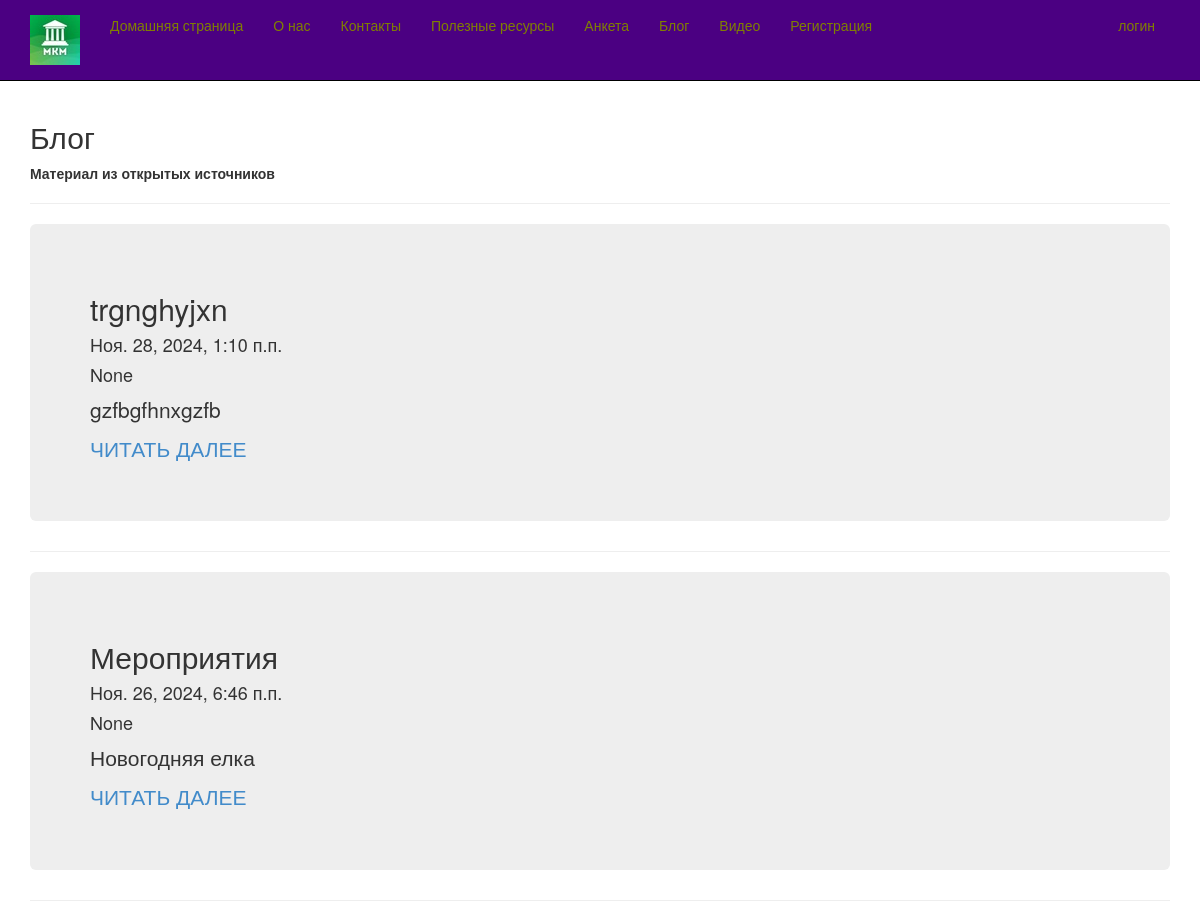
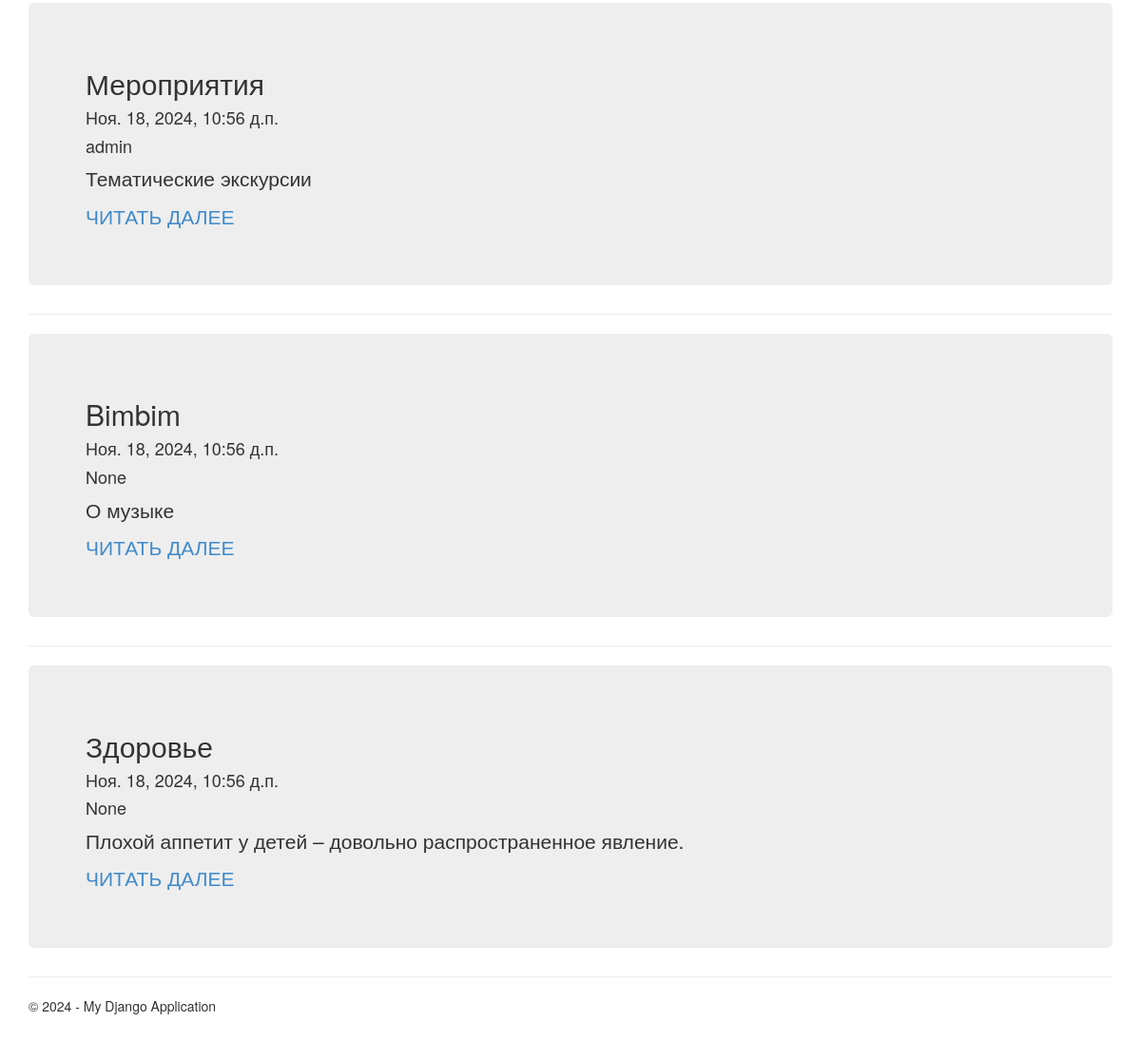
Screenshot of /blog/ with the database file from the repository (2 pictures, top to bottom).
### app/models.py (models this page shows, shortened)
class Blog(models.Model):
    title = models.CharField(max_length = 100, unique_for_date = "posted", verbose_name = "Заголовок")
    author = models.ForeignKey(User, null=True, blank=True, on_delete = models.SET_NULL, verbose_name = "Автор")
    description = models.TextField(verbose_name = "Краткое содержание")
    content = models.TextField(verbose_name = "Полное содержание")
    posted = models.DateTimeField(default = datetime.now(),db_index = True,verbose_name = "Опубликована")
    image = models.FileField(default = 'temp.jpg', verbose_name = 'Путь к картинке')
    class Meta:
        db_table = "Posts"
        ordering = ["-posted"]
        verbose_name = "Статья блога"
        verbose_name_plural = "Статьи блога"

### app/views.py (the view)
# urls.py: path('blog/', views.blog,name='blog'),
def blog(request):
    posts = Blog.objects.all()
    assert isinstance(request,HttpRequest)
    return render(
        request,
        'app/blog.html',
        {
            'title':'Блог',
            'posts':posts,
            'year':datetime.now().year,
            }
        )

### app/templates/app/blog.html
{% extends "app/layout.html" %}
{% block content %}
<h2>{{ title }}</h2>
<b>Материал из открытых источников</b>
<br />
{% for post in posts %}
<hr />
<div class="jumbotron">
    <h2>{{post.title}}</h2>
    <h4>{{post.posted}}</h4>
    <h4>{{post.author}}</h4>
    <p>{{post.description}}</p>
    <p><a href="{% url 'blogpost' parametr=post.id %}">ЧИТАТЬ ДАЛЕЕ</a></p>
</div>
{% endfor %}
{% endblock %}

### app/templates/app/layout.html (shortened to what this page needs)
<!DOCTYPE html>
<html>
<head>
    {% load staticfiles %}
    <link rel="stylesheet" type="text/css" href="{% static 'app/content/bootstrap.css' %}" />
    <link rel="stylesheet" type="text/css" href="{% static 'app/content/site.css' %}" />
</head>
<body>
    <div class="navbar navbar-inverse navbar-fixed-top">
        <div class="container">
            <div class="navbar-header">
               <a href="/" class="navbar-brand"> <img src="{% static 'app/content/logo.jpg' %}" alt="logo" /> </a>
            </div>
            <div class="navbar-collapse collapse">
                <ul class="nav navbar-nav">
                    <li><a href="{% url 'home' %}">Домашняя страница</a></li>
                    <li><a href="{% url 'about' %}">О нас</a></li>
                    <li><a href="{% url 'contact' %}">Контакты</a></li>
                    <li><a href="{% url 'links' %}">Полезные ресурсы</a></li>
                    <li><a href="{% url 'anketa' %}">Анкета</a></li>
                    <li><a href="{% url 'blog' %}">Блог</a></li>
                    <li><a href="{% url 'videopost' %}">Видео</a></li>
                    {% if not user.is_authenticated %}
                    <li><a href="{% url 'registration' %}">Регистрация</a></li>
                    {% endif %}
                </ul>
                {% include 'app/loginpartial.html' %}
            </div>
        </div>
    </div>
    <div class="container body-content">
{% block content %}{% endblock %}
        <hr/>
        <footer>
            <p>&copy; {{ year }} - My Django Application</p>
        </footer>
    </div>
</body>
</html>

### app/templates/app/loginpartial.html
{% if user.is_authenticated %}
<form id="logoutForm" action="/logout/" method="post" class="navbar-right">
    {% csrf_token %}
    <ul class="nav navbar-nav navbar-right">
        <li><span class="navbar-brand">Добро пожаловать, {{ user.username }}!</span></li>
        <li><a href="javascript:document.getElementById('logoutForm').submit()">Выйти с аккунта</a></li>
    </ul>
</form>
{% else %}
<ul class="nav navbar-nav navbar-right">
    <li><a href="{% url 'login' %}">логин</a></li>
</ul>
{% endif %}

### app/static/app/content/site.css (style rules this page uses)
body { padding-top: 100px; padding-bottom: 20px; }
.body-content { padding-left: 15px; padding-right: 15px; }

### rows the page displays
Blog: title "trgnghyjxn", posted "Ноя. 28, 2024, 1:10 п.п.", author "None", description "gzfbgfhnxgzfb"
Blog: title "Мероприятия", posted "Ноя. 26, 2024, 6:46 п.п.", author "None", description "Новогодняя елка"
Blog: title "Мероприятия", posted "Ноя. 18, 2024, 10:56 д.п.", author "admin", description "Тематические экскурсии"
Blog: title "Bimbim", posted "Ноя. 18, 2024, 10:56 д.п.", author "None", description "О музыке"
Blog: title "Здоровье", posted "Ноя. 18, 2024, 10:56 д.п.", author "None", description "Плохой аппетит у детей – довольно распространенное явление."

### other values shown
{{ title }} "Блог"
